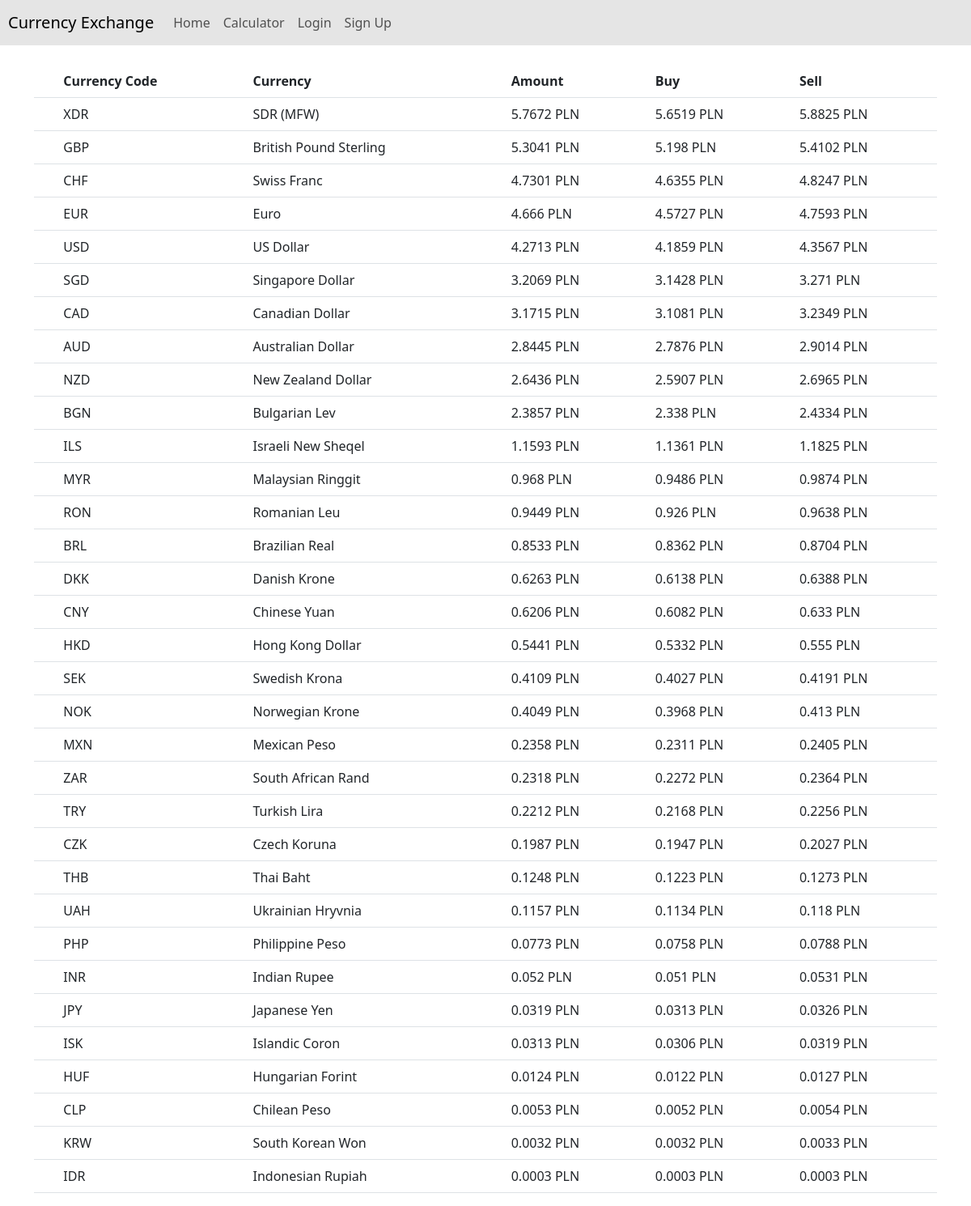
Page /home on the earlier database version.
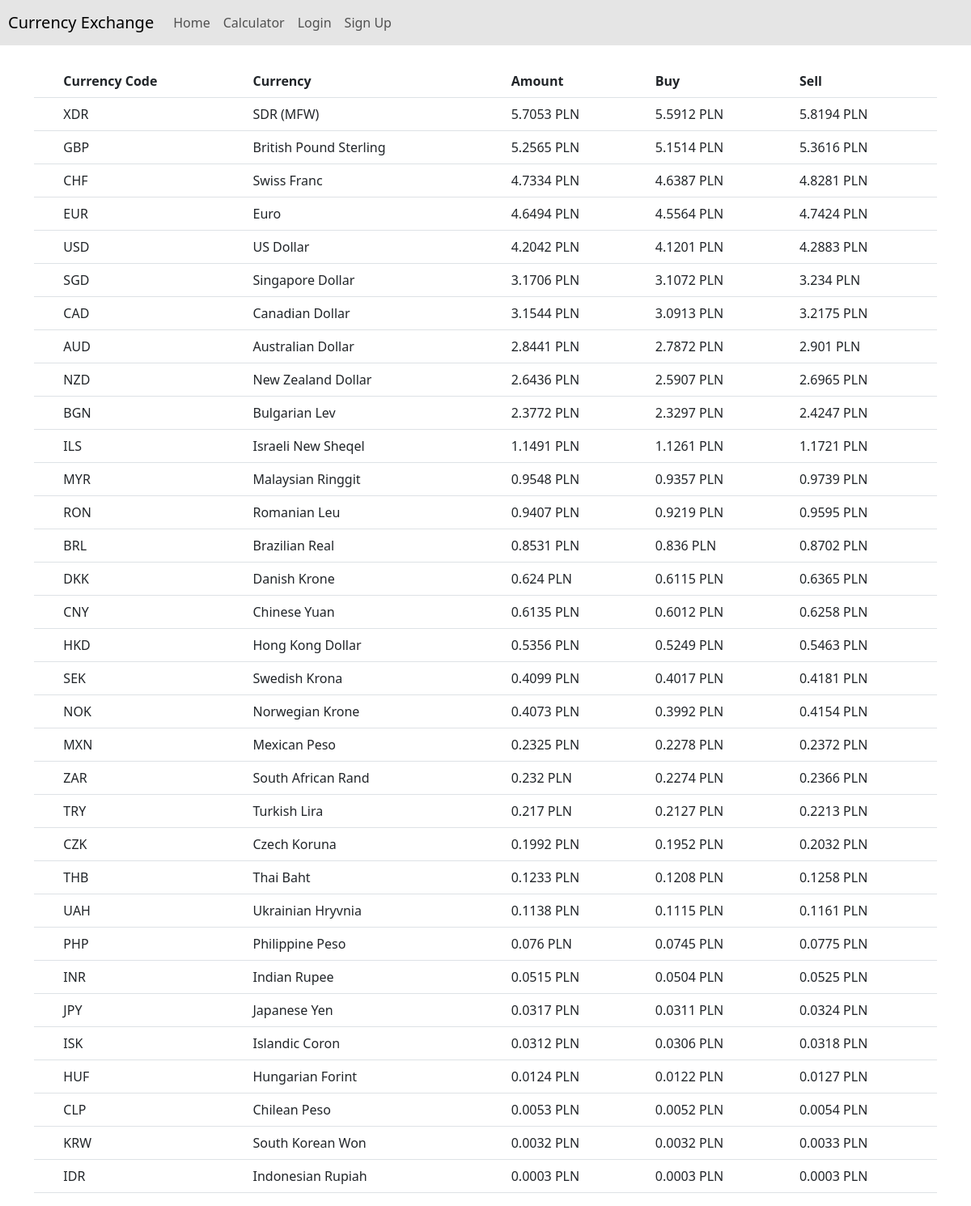
Same page on the later database version.
### website/models.py (models this page shows, shortened)
class Rates(db.Model):
    id = db.Column(db.Integer, primary_key=True)
    currency_code = db.Column(db.String(4), unique=True)
    currency = db.Column(db.String(100))
    amount = db.Column(db.Float, nullable=False)
    buy = db.Column(db.Float, nullable=False)
    sell = db.Column(db.Float, nullable=False)
    currencies = db.relationship("User_currencies", backref="rates", passive_deletes=True)
    def rates_all_foreign(self):
        return Rates.query.limit(33).all()

### website/views.py (the view)
@views.route("/")
@views.route("/home")
def home():
    rates = Rates().rates_all_foreign()
    return render_template("home.html", rates=rates, user=current_user)

### website/templates/home.html (shortened to what this page needs)
{% extends "base.html" %}
{% block content %}
<table class="table">
    <thead class="thead-light">
    <tr>
        <th scope="col"></th>
        <th scope="col">Currency Code</th>
        <th scope="col">Currency</th>
        <th scope="col">Amount</th>
        <th scope="col">Buy</th>
        <th scope="col">Sell</th>
    </tr>
    </thead>
    <tbody>
    {% for rate in rates %}
    <tr>
        <th scope="row"></th>
        <td>{{rate.currency_code}}</td>
        <td>{{rate.currency}}</td>
        <td>{{rate.amount}} PLN</td>
        <td>{{rate.buy}} PLN</td>
        <td>{{rate.sell}} PLN</td>
    </tr>
    {% endfor %}
    </tbody>
</table>
{% endblock %}

### website/templates/base.html (shortened to what this page needs)
<!DOCTYPE html>
<html lang="en">
<head>
    <link href="https://cdn.jsdelivr.net/npm/bootstrap@5.3.0-alpha1/dist/css/bootstrap.min.css" rel="stylesheet">
</head>
<body>
    <div style="background-color: #0000001a;">
        <nav class="navbar navbar-expand-lg navbar-light" style="margin-inline: 10px;">
            <a class="navbar-brand">Currency Exchange</a>
            <div class="collapse navbar-collapse" id="navbarNavAltMarkup">
            <ul class="navbar-nav nav-pills">
                <li class="nav-item">
                    <a class="nav-item nav-link" href="/">Home</span></a>
                </li>
                <li class="nav-item">
                    <a class="nav-item nav-link" href="/calculator">Calculator</a>
                </li>
                {% if user.is_authenticated %}
                <li class="nav-item">
                    <a class="nav-item nav-link" href="/account">Account</a>
                </li>
                <li class="nav-item">
                    <a class="nav-item nav-link" href="/add-funds">Add Funds</a>
                </li>
                <li class="nav-item">
                    <a class="nav-item nav-link" href="/exchange-currencies">Exchange Currencies</a>
                </li>
                <li class="nav-item">
                    <a class="nav-item nav-link" href="/logout">Logout</a>
                </li>
                {% else %}
                <li class="nav-item">
                    <a class="nav-item nav-link" href="/login">Login</a>
                </li>
                <li class="nav-item">
                    <a class="nav-item nav-link" href="/sign-up">Sign Up</a>
                </li>
                {% endif %}
            </ul>
            </div>
        </nav>
    </div>
    <div class="container">
        <br/>
        {% block content %}{% endblock %}
    </div>
</body>
</html>

Differences in the rows shown:
changed Rates "XDR": amount "5.7672" → "5.7053"; buy "5.6519" → "5.5912"; sell "5.8825" → "5.8194"
changed Rates "GBP": amount "5.3041" → "5.2565"; buy "5.198" → "5.1514"; sell "5.4102" → "5.3616"
changed Rates "CHF": amount "4.7301" → "4.7334"; buy "4.6355" → "4.6387"; sell "4.8247" → "4.8281"
changed Rates "EUR": amount "4.666" → "4.6494"; buy "4.5727" → "4.5564"; sell "4.7593" → "4.7424"
changed Rates "USD": amount "4.2713" → "4.2042"; buy "4.1859" → "4.1201"; sell "4.3567" → "4.2883"
changed Rates "SGD": amount "3.2069" → "3.1706"; buy "3.1428" → "3.1072"; sell "3.271" → "3.234"
changed Rates "CAD": amount "3.1715" → "3.1544"; buy "3.1081" → "3.0913"; sell "3.2349" → "3.2175"
changed Rates "AUD": amount "2.8445" → "2.8441"; buy "2.7876" → "2.7872"; sell "2.9014" → "2.901"
changed Rates "BGN": amount "2.3857" → "2.3772"; buy "2.338" → "2.3297"; sell "2.4334" → "2.4247"
changed Rates "ILS": amount "1.1593" → "1.1491"; buy "1.1361" → "1.1261"; sell "1.1825" → "1.1721"
changed Rates "MYR": amount "0.968" → "0.9548"; buy "0.9486" → "0.9357"; sell "0.9874" → "0.9739"
changed Rates "RON": amount "0.9449" → "0.9407"; buy "0.926" → "0.9219"; sell "0.9638" → "0.9595"
changed Rates "BRL": amount "0.8533" → "0.8531"; buy "0.8362" → "0.836"; sell "0.8704" → "0.8702"
changed Rates "DKK": amount "0.6263" → "0.624"; buy "0.6138" → "0.6115"; sell "0.6388" → "0.6365"
changed Rates "CNY": amount "0.6206" → "0.6135"; buy "0.6082" → "0.6012"; sell "0.633" → "0.6258"
changed Rates "HKD": amount "0.5441" → "0.5356"; buy "0.5332" → "0.5249"; sell "0.555" → "0.5463"
changed Rates "SEK": amount "0.4109" → "0.4099"; buy "0.4027" → "0.4017"; sell "0.4191" → "0.4181"
changed Rates "NOK": amount "0.4049" → "0.4073"; buy "0.3968" → "0.3992"; sell "0.413" → "0.4154"
changed Rates "MXN": amount "0.2358" → "0.2325"; buy "0.2311" → "0.2278"; sell "0.2405" → "0.2372"
changed Rates "ZAR": amount "0.2318" → "0.232"; buy "0.2272" → "0.2274"; sell "0.2364" → "0.2366"
changed Rates "TRY": amount "0.2212" → "0.217"; buy "0.2168" → "0.2127"; sell "0.2256" → "0.2213"
changed Rates "CZK": amount "0.1987" → "0.1992"; buy "0.1947" → "0.1952"; sell "0.2027" → "0.2032"
changed Rates "THB": amount "0.1248" → "0.1233"; buy "0.1223" → "0.1208"; sell "0.1273" → "0.1258"
changed Rates "UAH": amount "0.1157" → "0.1138"; buy "0.1134" → "0.1115"; sell "0.118" → "0.1161"
changed Rates "PHP": amount "0.0773" → "0.076"; buy "0.0758" → "0.0745"; sell "0.0788" → "0.0775"
changed Rates "INR": amount "0.052" → "0.0515"; buy "0.051" → "0.0504"; sell "0.0531" → "0.0525"
changed Rates "JPY": amount "0.0319" → "0.0317"; buy "0.0313" → "0.0311"; sell "0.0326" → "0.0324"
changed Rates "ISK": amount "0.0313" → "0.0312"; sell "0.0319" → "0.0318"
